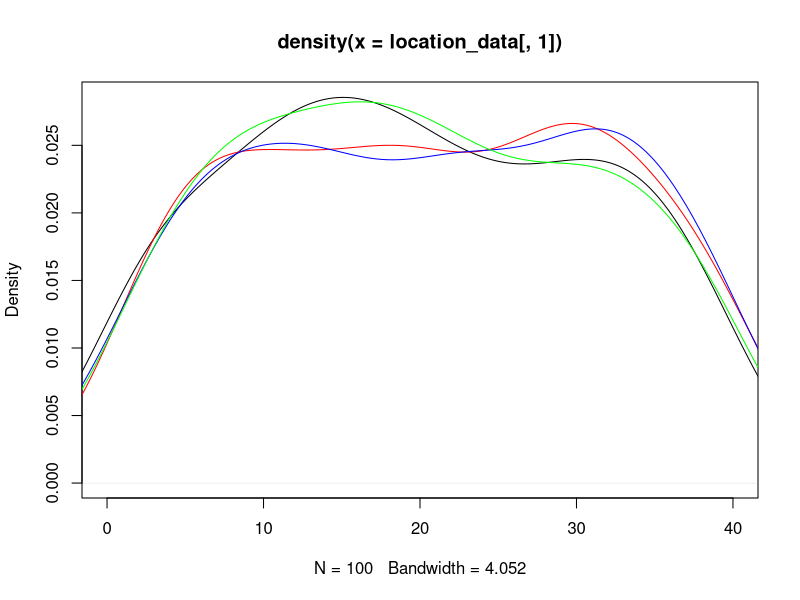
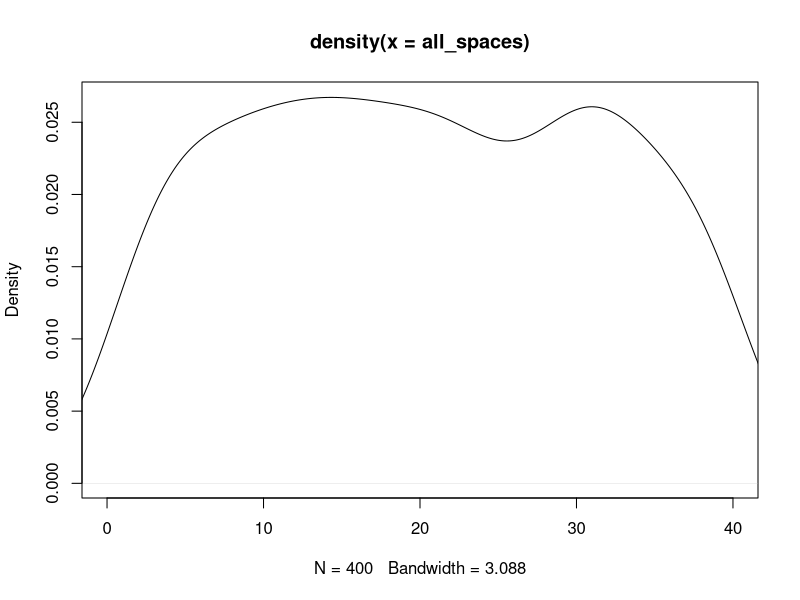
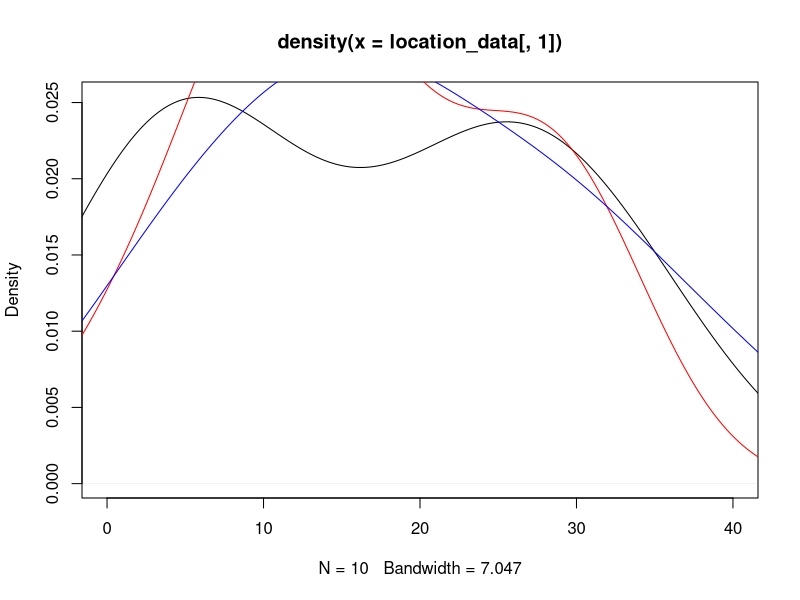
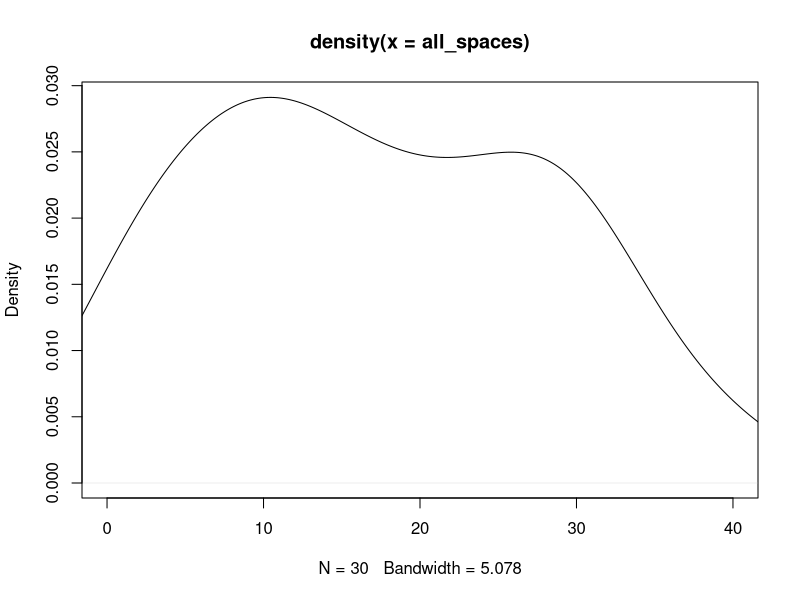

The R source for these figures, in order: (Note: this script raises an error after producing the figures.)
## ---- chunk 1
knitr::opts_chunk$set(echo = TRUE)
## ---- chunk 2
#libraries
library(dplyr)
library(ggplot2)
## ---- chunk 3
#Kayleigh
##LET'S GET MOVING

monopolyBoard <- read.csv("MonopolyBoard.csv", header = T)
monopolyBoard

# Using dice rolls to determine where a player will land on the board
#input: "location"; a number 1-40; where the player is on the board
#output: the amount of spaces the player will move until they are on their new location

#note that this is only accounting for standard dice rolls, no special rules yet...

lets_move = function(location) {
  dice_roll_1 <- sample(1:6, 1, replace = TRUE)
  dice_roll_2 <- sample(1:6, 1, replace = TRUE)
  
  roll_total <- sum(dice_roll_1, dice_roll_2)
  roll_double <- dice_roll_1 == dice_roll_2
  
    location = location + roll_total
    
  if (location <= 40) {
    location = location
  } else {
    location = location - 40
  }
  
  space = monopolyBoard$name[monopolyBoard$spaces == location]
  
  print("You're moving forward...")
  print(roll_total)
  
  print("You're on space...")
  print(location)
  
  #print(space) #This prints out the name of the space that they land on. 
}

#testers
lets_move(1)
lets_move(25)
lets_move(38)
lets_move(40)



#A function to move players around the board and to play Monopoly!
#input: "turns"; the amount of turns we should take
#output: a player's new location on the board

lets_play = function(turns) {
  location = 1
  print("Starting Location: GO!")
  for (i in 1:turns) {
    location = lets_move(location)
  }
  print("You've landed on...")
  return(location)
}



lets_play(10) #tester #in this example if you look at a reference monopoly board and "walk" your way around the board with each move being the number in each output, you'll land on the space on the board corresponding to the final output (when counting "GO" as 1 and/or 40) 

#testers 
#"lets_move" and "lets_play" have both been edited to print out phrases for each roll and move to make it easier to determine how the player is moving. 
#"You're moving forward..." gives the player's roll
#"You're on space..." is the players position after 1 turn/"lets_move"
  # Later try to switch this print statement to the name of the spot that the player is on 
#"You've landed on..." gives the final location after running "lets_play" for "x" turns.
  # Later try to switch this print statement to the name of the spot that the player is on 

lets_play(3)
lets_play(10)

## ---- chunk 4
##DOUBLE DOWN

##WORK IN PROGRESS

#A function using dice rolls to determine how many spaces a player will move with the additional rules for "doubles" in Monopoly
#input: "location"; a number 1-40 where the player is on the board
#outut: the number of spaces the player will move on the board, with the special case of rolling three "doubles" and landing in jail
double_down = function(location) {
  dice_roll_1 <- sample(1:6, 1, replace = TRUE)
  dice_roll_2 <- sample(1:6, 1, replace = TRUE)
  
  roll_total <- sum(dice_roll_1, dice_roll_2)
  roll_double <- dice_roll_1 == dice_roll_2
  
  print("roll was")
  print(roll_total)
    
  if (roll_double) {
    
    dice_roll_3 <- sample(1:6, 1, replace = TRUE)
    dice_roll_4 <- sample(1:6, 1, replace = TRUE)
    
    roll_total_2 <- sum(dice_roll_3, dice_roll_4)
    roll_double_2 <- dice_roll_3 == dice_roll_4
    
    print("roll double was")
    print(roll_total_2)

    
    if (roll_double_2) {
      dice_roll_5 <- sample(1:6, 1, replace = TRUE)
      dice_roll_6 <- sample(1:6, 1, replace = TRUE)
      
      roll_total_3 <- sum(dice_roll_5, dice_roll_6)
      roll_double_3 <- dice_roll_5 == dice_roll_6
      
      print("roll double was")
      print(roll_total_3)
      
      if (roll_double_3) {
        location = 11 #Jail
        print("doubles, doubles, doubles")
        print("You're going to JAIL!")
        
      } else {
        location = location + roll_total + roll_total_2 + roll_total_3
        print("doubles, doubles, not doubles")
        print("You're moving forward...")
        print(roll_total + roll_total_2 + roll_total_3)
      }
    } else {
      location = location + roll_total + roll_total_2
      print("doubles, not doubles")
      print("You're moving forward...")
      print(roll_total+roll_total_2)
    }
  } else {
    location = location + roll_total
    print("no doubles")
    print("You're moving forward...")
    print(roll_total)
  }

    
  if (location <= 40) {
    location = location
  } else {
    location = location - 40
  }

  
  print("You're on space...")
  print(location)
}

double_down(1)
#text out in the function is kinda funky right but it's just to make sure its working right
#In final version switch all dice rolls to sample(1:6,...)

## ---- chunk 5
##CHANCE AND COMMUNITY CHEST CARDS
Card_Numbers <- c(1, 2, 3, 4, 5, 6, 7, 8, 9, 10, 11, 12, 13, 14, 15, 16)

Chance_Cards <- c("Advance to Boardwalk", "Advance to Go (Collect $200)", "Advance to Illinois Avenue. If you pass Go, collect $200", "Advance to St. Charles Place. If you pass Go, collect $200", "Advance to the nearest Railroad. If unowned, you may buy it from the Bank. If owned, pay owner twice the rental to which they are otherwise entitled", "Advance to the nearest Railroad. If unowned, you may buy it from the Bank. If owned, pay owner twice the rental to which they are otherwise entitled", "Advance token to nearest Utility. If unowned, you may buy it from the Bank. If owned, throw dice and pay owner a total ten times amount thrown", "Bank pays you dividend of $50", "Get Out of Jail Free", "Go Back 3 Spaces", "Go to Jail. Go directly to Jail, do not pass Go, do not collect $200", "Make general repairs on all your property. For each house pay $25. For each hotel pay $100", "Speeding fine $15", "Take a trip to Reading Railroad. If you pass Go, collect $200", "You have been elected Chairman of the Board. Pay each player $50", "Your building loan matures. Collect $150")

Chance <- data.frame(Chance_Cards, Card_Numbers)
Chance
##Chance cards to move a player to a new space:
  #1 -> Advance to Boardwalk (space 40)
  #2 -> Advance to Go (space 1)
  #3 -> Advance to Illinois Avenue (space 25)
  #4 -> Advance to St. Charles Place (space 12)
  #5 -> Advance to nearest Railroad (space(s) 6, 16, 26, 36)
  #6 -> Advance to nearest Railraod (space(s) 6, 16, 26, 36)
  #7 -> Advance to nearest Utility (space(s) 13, 29)
  #11 -> Go to Jail (space 11)
  #14 -> Take a trip to Reading Railroad (space 6)

Community_Chest_Cards <- c("Advance to Go (Collect $200)", "Bank error in your favor. Collect $200", "Doctor’s fee. Pay $50", "From sale of stock you get $50", "Get Out of Jail Free", "Go to Jail. Go directly to jail, do not pass Go, do not collect $200", "Holiday fund matures. Receive $100", "Income tax refund. Collect $20", "It is your birthday. Collect $10 from every player", "Life insurance matures. Collect $100", "Pay hospital fees of $100", "Pay school fees of $50", "Receive $25 consultancy fee", "You are assessed for street repair. $40 per house. $115 per hotel", "You have won second prize in a beauty contest. Collect $10", "You inherit $100")

Community_Chest <- data.frame(Community_Chest_Cards, Card_Numbers)
Community_Chest

##Community Chest Cards that move a player to a new space:
  #1 -> Advance to GO (space 1)
  #5 -> Go to Jail (space 11)

## ---- chunk 6
# heidi

#the function "who_goes_first" simulates the initial roll before the game begins in order to determine which player goes first
# input is a number of how many players are going to be playing
# output is the value of each players roll and the player that will start the game based on who had the highest roll
who_goes_first <- function(num_players){
  initial_rolls <- c()
  for (i in 1:num_players) {
    player_i_roll <- sum(sample(1:6, 2, replace=TRUE))
    initial_rolls <- c(initial_rolls, player_i_roll) # vector of every player's roll
    print(paste("Player", i, "rolled", player_i_roll))
  }
  cat("\n")
  if(sum(initial_rolls == max(initial_rolls)) >= 2){
    while (sum(initial_rolls == max(initial_rolls)) >= 2) { # if players tied for highest number
      tied_players <- which(initial_rolls==max(initial_rolls)) # identify which players tied
      print("It's a tie! Roll again")
      cat("\n")
      tie_breaker_rolls <- c()
      for (i in tied_players) { # tied players roll again
       player_i_roll2 <- sum(sample(1:6, 2, replace=TRUE))
       tie_breaker_rolls <- c(tie_breaker_rolls, player_i_roll2)
       print(paste("Player", i, "rolled", player_i_roll2))
      }
      initial_rolls <- tie_breaker_rolls
      highest_roll <- max(tie_breaker_rolls)
      highest_player2 <- tied_players[which(tie_breaker_rolls == highest_roll)]
    }
    cat("\n")
    print(paste("Player", highest_player2, "goes first!"))
  }
  else {
    highest_player <- which.max(initial_rolls) # who rolled the highest number
    print(paste("Player", highest_player, "goes first!"))
  }
}

who_goes_first(4) # test function

## ---- chunk 7
# Olivia
# Website for data: https://stat-jet-asu.github.io/Datasets/InstructorDescriptions/monopoly.html

monopolyBoard <- read.csv("MonopolyBoard.csv", header = T)
head(monopolyBoard)

# This section is for question number 2

# Kayleigh's lets_play function from above incorporating players and density plots
# uses lets_move function from above
# input: turns, # of turns to iterate through; players, number of players (2-4)
# output: density plot with a line for each player's frequency of spaces landed on 
# & density plot for the combined frequency of spaces landed on for all players

lets_play = function(turns, players) {
  location_data <- as.data.frame(matrix(nrow = turns, ncol = players))
  
for (j in 1:players) {
  location = 1
  
  for (i in 1:turns) {
    
    location = lets_move(location)
    location_data[i,j] <- location
    }
  }
  
  # creates density plot of frequency of landing on each space for each player
  plot(density(location_data[,1]), xlim = c(0,40), col = "black")
  
  colors <- c("red", "blue", "green")
  
  for (k in 2:players) {
  lines(density(location_data[,k]), col = colors[k-1]) # adds a density line for each player after the first
  }
  
  # creates density plot for total frequency landing on each space (all players spaces included)
  all_spaces <- as.vector(as.matrix(location_data))
  plot(density(all_spaces), xlim = c(0,40), col = "black")
}
lets_play(100, 4)

## ---- chunk 8
who_goes_first2 <- function(num_players){
  initial_rolls <- c()
  for (i in 1:num_players) {
    player_i_roll <- sum(sample(1:6, 2, replace=TRUE))
    initial_rolls <- c(initial_rolls, player_i_roll) # vector of every player's roll
#    print(paste("Player", i, "rolled", player_i_roll))
  }
  cat("\n")
  if(sum(initial_rolls == max(initial_rolls)) >= 2){
    while (sum(initial_rolls == max(initial_rolls)) >= 2) { # if players tied for highest number
      tied_players <- which(initial_rolls==max(initial_rolls)) # identify which players tied
#      print("It's a tie! Roll again")
#      cat("\n")
      tie_breaker_rolls <- c()
      for (i in tied_players) { # tied players roll again
       player_i_roll2 <- sum(sample(1:6, 2, replace=TRUE))
       tie_breaker_rolls <- c(tie_breaker_rolls, player_i_roll2)
#       print(paste("Player", i, "rolled", player_i_roll2))
      }
      initial_rolls <- tie_breaker_rolls
      highest_roll <- max(tie_breaker_rolls)
      highest_player2 <- tied_players[which(tie_breaker_rolls == highest_roll)]
    }
#    cat("\n")
#    print(paste("Player", highest_player2, "goes first!"))
  }
  else {
    highest_player <- which.max(initial_rolls) # who rolled the highest number
#    print(paste("Player", highest_player, "goes first!"))
#    return(highest_player)
  
    
  # creating player order
  player_order <- length(num_players)
  player_order[1] <- as.integer(highest_player)

 for (j in 2:num_players) {
    
  player_order[j] <- as.integer(player_order[j-1] + 1)
  if (player_order[j] > num_players) {
    player_order[j] <- 1
  }
 }
  print(player_order)
  }
  
  playerlist <- (list(highest_player, player_order))
  return(playerlist)
}

#who_goes_first2(4)

## ---- chunk 9
# Question number 3 -- including jail and double rolls

lets_move2 = function(location) {
  dice_roll_1 <- sample(1:6, 1, replace = TRUE)
  dice_roll_2 <- sample(1:6, 1, replace = TRUE)
  
  roll_total <- sum(dice_roll_1, dice_roll_2)
  roll_double <- dice_roll_1 == dice_roll_2
  
    location = location + roll_total # updates location to be previous location + roll total
    double3 = "false" # double3 is assigned "true" if the player double rolls 3x (as seen in if statement below), otherwise it is assigned "false" 
    
  # first double roll -> roll again
  if (roll_double == TRUE) {
    dice_roll_3 <- sample(1:6, 1, replace = TRUE)
    dice_roll_4 <- sample(1:6, 1, replace = TRUE)
    
    roll_total2 <- sum(dice_roll_3, dice_roll_4)
    roll_double2 <- dice_roll_3 == dice_roll_4
    
    location = location + roll_total2
    double3 = "false"
    
    # if player is at a location past 40, subtract 40 so they go back to the GO space at location "41"
    # this is included in each if statement below so that it applies if player has to roll again
    if (location <= 40) {
      location = location
    } else {
      location = location - 40
    }
     
      # second double roll -> roll again
      if (roll_double2 == TRUE) {
        dice_roll_5 <- sample(1:6, 1, replace = TRUE)
        dice_roll_6 <- sample(1:6, 1, replace = TRUE)
    
        roll_total3 <- sum(dice_roll_5, dice_roll_6)
        roll_double3 <- dice_roll_5 == dice_roll_6
    
        location = location + roll_total3
        double3 = "false"
        
        if (location <= 40) {
          location = location
        } else {
          location = location - 40
        }
        
        # third double roll -> go to jail
          if (roll_double3 == TRUE) {
            location = monopolyBoard$spaces[monopolyBoard$name == "Jail"]
            double3 = "true"
          }
      }
  }  
    
  if (location <= 40) {
    location = location
  } else {
    location = location - 40
  }
  
  listdata <- (list(location, double3)) # creates list for outputs "location" and "double3"
  # if you need to access location from this function, use lets_move2(location)[[1]]
  # if you need to access double3, use lets_move2(double3)[[2]]
  return(listdata)
  
}


# lets_play2 is currently set up to have each player go thru all their turns and then move onto the next player
# probably need to fix this for question 5

## ---- chunk 10

lets_play2 = function(turns, players) {
  
  
  location_data <- as.data.frame(matrix(nrow = turns, ncol = players)) # dataframe will keep data for locations of players for each turn
  double3data <- as.data.frame(matrix(nrow = turns, ncol = players)) # dataframe will say "true" if player double rolled 3x (which lands them in jail) and "false" if they didn't double roll 3x
  
    # puts players in order
    colnames(location_data) <- who_goes_first2(players)[[2]]
  
    location = 1 # each player starts at location 1
    location_data[1,] <- location
    double3 = 0 # initializing "double3" which will be later assigned a "true" or "false" based on if player double rolled 3x
  
    for (i in 2:turns) { # iterates through number of turns
      
        for (j in 1:players) { # rotates through each player
          
        location = lets_move2(location_data[i-1,j])[[1]] # takes location from lets_move2 function and assigns it to location
        location_data[i,j] <- as.integer(location) # puts location value into the dataframe of locations for each player
        double3data[i,j] <- lets_move2(double3)[[2]] # takes "true" or "false" value from double3 and adds it to double3data dataframe
        
      # deals with landing in jail from "go to jail" space and staying there for next 3 turns
      if (31 %in% location_data[i-1,j]) { # if you landed on 31 in the last turn (i-1 turn), you go to jail (space 11) for the ith turn
        location <- 11
        location_data[i,j] <- as.integer(location) # new location is 11
      } else if (11 %in% location_data[i-1,j] & 31 %in% location_data[i-2,j]) { # if you were on space 11 last turn AND you were on space 31 2 turns ago, you stay in jail (space 11) for turn i
        location <- 11
        location_data[i,j] <- as.integer(location)  
      } else if (11 %in% location_data[i-2,j] & 31 %in% location_data[i-3,j]) {
        location <- 11
        location_data[i,j] <- as.integer(location)
      }
        
      # landing in jail from 3x double roll and staying there for next 3 turns
      if (11 %in% location_data[i,j] & "true" %in% double3data[i-1,j]) { # if player's location is 11 (jail) and double3data is"true" (player double rolled 3x), player stays in jail. all 3 if/else if statements keep player in jail for the next 3 turns
        location <- 11
        location_data[i,j] <- as.integer(location)
      } else if (11 %in% location_data[i-1,j] & "true" %in% double3data[i-2,j]) { # 
        location <- 11
        location_data[i,j] <- as.integer(location)
      } else if (11 %in% location_data[i-2,j] & "true" %in% double3data[i-3,j]) {
        location <- 11
        location_data[i,j] <- as.integer(location)
      }
        
    }
  }
  print(location_data)
  
  # creates density plot of frequency of landing on each space for each player
  plot(density(location_data[,1]), xlim = c(0,40), col = "black")
  
  colors <- c("red", "blue", "green")
  
  for (k in 2:players) {
    lines(density(location_data[,k]), col = colors[k-1]) # adds a density line for each player after the first
  }
  
  # creates density plot for total frequency landing on each space (all players spaces included)
  all_spaces <- as.vector(as.matrix(location_data))
  plot(density(all_spaces), xlim = c(0,40), col = "black")
  
}
 
lets_play2(10, 3)

location_data

# how should we go about recording spaces landed on when double rolls occur?

## ---- chunk 11

# Figure out how to have players pay and recieve money from landing on chance and community chest spaces


## ---- chunk 12
#4 - Kayleigh and Maddie 
#Chance - spaces 8, 23, 37
#Community Chest - spaces 3, 18, 34
Chance

Drawing_Chance = function(location) {
  location = location
  draw_card <- sample(1:16, 1, replace = TRUE)
  player_card <- Chance$Chance_Cards[draw_card]
  print(player_card)

  
      if(draw_card == 1) {
        location = 1
      }
      
      if(draw_card == 2) {
        location = 1
      }
      
      if(draw_card == 3) {
        location = 25
      }
  
      if(draw_card == 4){
        location = 12
      }
    
      if(draw_card == 5){
        if(location >= 37 && location <= 5){
              location = 6
            } else {
              if (location >= 6 && location <= 15){
                location = 16
              } else {
                if(location >= 16 && location <= 25){
                  location = 26
                } else {
                  location = 36
                }
              }
            }
    }
  
    if(draw_card == 6){
        if(location >= 37 && location <= 5){
              location = 6
            } else {
              if (location >= 6 && location <= 15){
                location = 16
              } else {
                if(location >= 16 && location <= 25){
                  location = 26
                } else {
                  location = 36
                }
              }
            }
    }
  
    if(draw_card == 7){
        if(location >= 29 && location <= 12){
              location = 13
            } else {
              location = 29
    }
  }
  
    if(draw_card == 11) {
      location = 11
    }
  
    if(draw_card == 14) {
      location = 6
    }
  
    if(draw_card == 10) {
      location = location - 3
    }
  
    location = location
    return(location)
}

Drawing_Chance(8)
Drawing_Chance(23)
Drawing_Chance(37)

Drawing_Community_Chest = function(location) {
  location = location
  draw_card_chest <- sample(1:16, 1, replace = TRUE)
  player_card_chest <- Community_Chest$Community_Chest_Cards[draw_card_chest]
  print(player_card_chest)
  print(location)
  
  if (draw_card_chest == 1) {
    location = 1
  } else {
    if (draw_card_chest == 6) {
    location = 11
    } else {
      location = location
    }
  
  }
  
  location = location 
  return(location)
}

Drawing_Community_Chest(3)
Drawing_Community_Chest(18)
Drawing_Community_Chest(34)

lets_move3 = function(location) {
  dice_roll_1 <- sample(1:6, 1, replace = TRUE)
  dice_roll_2 <- sample(1:6, 1, replace = TRUE)
  
  roll_total <- sum(dice_roll_1, dice_roll_2)
  roll_double <- dice_roll_1 == dice_roll_2
  
    location = location + roll_total
    double3 = "false"
  
  print("your roll total is...")
  print(roll_total)

  if (location <= 40) {
      location = location
  } else {
      location = location - 40
  }
   
  print("your location is...")
  print(location)
  
  if(location == 8 || location == 23 || location == 27) {
    location = Drawing_Chance(location)
    print("your location is...")
    print(location)
  }
  
  if(location == 3 || location == 18 || location == 34) {
    location = Drawing_Community_Chest(location)
    print("your location is...")
    print(location)
  }
    
  # first double roll -> roll again
  if (roll_double == TRUE) {
    dice_roll_3 <- sample(1:6, 1, replace = TRUE)
    dice_roll_4 <- sample(1:6, 1, replace = TRUE)
    
    roll_total2 <- sum(dice_roll_3, dice_roll_4)
    roll_double2 <- dice_roll_3 == dice_roll_4
    
    location = location + roll_total2
    double3 = "false"
    print("1 double")
    
    if (location <= 40) {
      location = location
    } else {
      location = location - 40
    }
    
    
    if(location == 8 || location == 23 || location == 27) {
    location = Drawing_Chance(location)
    }
  
  if(location == 3 || location == 18 || location == 34) {
    location = Drawing_Community_Chest(location)
    }
     
      # second double roll -> roll again
      if (roll_double2 == TRUE) {
        dice_roll_5 <- sample(1:6, 1, replace = TRUE)
        dice_roll_6 <- sample(1:6, 1, replace = TRUE)
    
        roll_total3 <- sum(dice_roll_5, dice_roll_6)
        roll_double3 <- dice_roll_5 == dice_roll_6
    
        location = location + roll_total3
        double3 = "false"
        print("2 doubles")
        
        if (location <= 40) {
          location = location
        } else {
          location = location - 40
        }
        
        if(location == 8 || location == 23 || location == 27) {
          location = Drawing_Chance(location)
        }
  
        if(location == 3 || location == 18 || location == 34) {
          location = Drawing_Community_Chest(location)
         
        }
        
        # third double roll -> go to jail
          if (roll_double3 == TRUE) {
            location = monopolyBoard$spaces[monopolyBoard$name == "Jail"]
            double3 = "true"
            print("three doubles")
          }
      }
  }  
   
  location = location 
  
  print("your location is...")
  print(location)
  listdata <- (list(location, double3))
  return(listdata)
  
}

lets_move3(1)

lets_play3 = function(turns, players) {
  
  location_data <- as.data.frame(matrix(nrow = turns, ncol = players))
  double3data <- as.data.frame(matrix(nrow = turns, ncol = players))
  
  for (j in 1:players) {
    location = 1
    double3 = 0
  
    for (i in 1:turns) {
      
        location = lets_move2(location)[[1]]
        location_data[i,j] <- as.integer(location)
        double3data[i,j] <- lets_move3(double3)[[2]]
        
      # deals with landing in jail from "go to jail" space and staying there for next 3 turns
      if (31 %in% location_data[i-1,j]) { # if you land on 31 (go to jail), next location is in jail (space 11)
        location <- 11
        location_data[i,j] <- as.integer(location)
      } else if (11 %in% location_data[i-1,j] & 31 %in% location_data[i-2,j]) {
        location <- 11
        location_data[i,j] <- as.integer(location)
      } else if (11 %in% location_data[i-2,j] & 31 %in% location_data[i-3,j]) {
        location <- 11
        location_data[i,j] <- as.integer(location)
      }
        
      # landing in jail from 3x double roll and staying there for next 3 turns
      if (11 %in% location_data[i,j] & "true" %in% double3data[i-1,j]) { # "true" means player double rolled 3x -> jail
        location <- 11
        location_data[i,j] <- as.integer(location)
      } else if (11 %in% location_data[i-1,j] & "true" %in% double3data[i-2,j]) { # 
        location <- 11
        location_data[i,j] <- as.integer(location)
      } else if (11 %in% location_data[i-2,j] & "true" %in% double3data[i-3,j]) {
        location <- 11
        location_data[i,j] <- as.integer(location)
      }
        
    }
  }
  #print(location_data)
  
  # creates density plot of frequency of landing on each space for each player
  plot(density(location_data[,1]), xlim = c(0,40), col = "black")
  plot(location_data[,1], xlim= c(0,40), col="black", type="h", xlab="Spaces", ylab="Frequency", main="Frequency of Landing on Each Space for Each Player")
  
  colors <- c("red", "blue", "green")
  
  for (k in 2:players) {
    lines(density(location_data[,k]), col = colors[k-1]) # adds a density line for each player after the first
  }
  
  # creates density plot for total frequency landing on each space (all players spaces included)
  all_spaces <- as.vector(as.matrix(location_data))
  plot(density(all_spaces), xlim = c(0,40), col = "black")
  
}
## ---- chunk 13

#use lets_move2 for freq plot

 
## ---- chunk 14
#hello
dice_roll <- sum(sample(1:6, 2, replace = TRUE))
dice_roll

#Need to figure out how to exchange money between players
Chance_Money <- function(money){
  money = money
  draw_card <- sample(1:16, 1, replace = TRUE)
  player_card <- Chance$Chance_Cards[draw_card]
  print(player_card)
  
  if(draw_card == 2){
    money = money + 200
  }
  
  if(draw_card == 8){
    money = money + 50
  }
  
  if(draw_card == 12){
    if(properties == 5){
      money = money - 125
    }
    if(properties == 6){
      money = money - 150
    }
  }
  
  if(draw_card == 13){
    money = money - 15
  }
  
  if(draw_card == 16){
    money = money + 150
  }
}

#Need to figure out how to exchange money between players
Community_Chest_Money <- function(money){
  money = money
  draw_card <- sample(1:16, 1, replace = TRUE)
  player_card <- Community_Chest$Community_Chest_Cards[draw_card]
  print(player_card)
  
  if(draw_card == 1){
    money = money + 200
  }
  
  if(draw_card == 2){
    money = money + 200
  }
  
  if(draw_card == 3){
    money = money - 50
  }
  
  if(draw_card == 4){
    money = money + 50
  }
  
  if(draw_card == 7){
    money = money + 100
  }
  
  if(draw_card == 8){
    money = money + 20
  }
  
  if(draw_card == 10){
    money = money + 100
  }
  
  if(draw_card == 11){
    money = money - 100
  }
  
  if(draw_card == 12){
    money = money - 50
  }
  
  if(draw_card == 13){
    money = money + 25
  }
  
  if(draw_card == 15){
    money = money + 10
  }
  
  if(draw_card == 16){
    money = money + 100
  }
}

Chance
Community_Chest
## ---- chunk 15
Players <- c("Player 1", "Player 2", "Player 3", "Player 4")
Player_Bank <- c("1250", "1250", "1250", "1250")

The_Players <- data.frame(Players, Player_Bank)
The_Players

monopolyBoard

Property <- c("Mediterranean", "Baltic", "Reading Railroad", "Oriental", "Vermot", "Connecticut", "St. Charles", "Electric Company", "States", "Virginia", "Pennsylvania Railroad", "St. James", "Tennessee", "New York", "Kentucky", "Indiana", "Illinios", "B&O Railroad", "Atlantic", "Ventnor", "Water Works", "Marvin Gardens", "Pacific", "N. Carolina", "Pennsylvania", "Short Line Railroad", "Park Place", "Boardwalk")
Property_Status <- c("Unowned", "Unowned", "Unowned", "Unowned", "Unowned", "Unowned", "Unowned", "Unowned", "Unowned", "Unowned", "Unowned", "Unowned", "Unowned", "Unowned", "Unowned", "Unowned", "Unowned", "Unowned", "Unowned", "Unowned", "Unowned", "Unowned", "Unowned", "Unowned", "Unowned", "Unowned", "Unowned", "Unowned")

The_Properties <- data.frame(Property, Property_Status)
The_Properties

## ---- chunk 16
library(tidyverse)
assigning_properties <- function( ){
  smpl <- sample(1:28, 28, replace = FALSE)
  smpl
  property_order <- data.frame(smpl)
  property_order
}

Owned_Spaces <- sample(1:28, 28, replace = FALSE)
Owned_Spaces
Players <- c("Player 1", "Player 2", "Player 3", "Player 4")
Player_Bank <- c("1250", "1250", "1250", "1250")

The_Players <- data.frame(Players, Player_Bank)
The_Players

The_Players_Owned <- data.frame(Players, Owned_Spaces)
The_Players_Owned <- The_Players_Owned %>% pivot_wider(names_from = Players, values_from = Owned_Spaces)
The_Players_Owned[[1]]
The_Players_Owned[[2]]
The_Players_Owned[[3]]


lets_play3 = function(turns, players) {
  
  location_data <- as.data.frame(matrix(nrow = turns, ncol = players))
  double3data <- as.data.frame(matrix(nrow = turns, ncol = players))
  
  for (j in 1:players) {
    location = 1
    double3 = 0
    
    
    for (i in 1:turns) {
      
        location = lets_move2(location)[[1]]
        location_data[i,j] <- as.integer(location)
        double3data[i,j] <- lets_move3(double3)[[2]]
        
      # deals with landing in jail from "go to jail" space and staying there for next 3 turns
      if (31 %in% location_data[i-1,j]) { # if you land on 31 (go to jail), next location is in jail (space 11)
        location <- 11
        location_data[i,j] <- as.integer(location)
      } else if (11 %in% location_data[i-1,j] & 31 %in% location_data[i-2,j]) {
        location <- 11
        location_data[i,j] <- as.integer(location)
      } else if (11 %in% location_data[i-2,j] & 31 %in% location_data[i-3,j]) {
        location <- 11
        location_data[i,j] <- as.integer(location)
      }
        
      # landing in jail from 3x double roll and staying there for next 3 turns
      if (11 %in% location_data[i,j] & "true" %in% double3data[i-1,j]) { # "true" means player double rolled 3x -> jail
        location <- 11
        location_data[i,j] <- as.integer(location)
      } else if (11 %in% location_data[i-1,j] & "true" %in% double3data[i-2,j]) { # 
        location <- 11
        location_data[i,j] <- as.integer(location)
      } else if (11 %in% location_data[i-2,j] & "true" %in% double3data[i-3,j]) {
        location <- 11
        location_data[i,j] <- as.integer(location)
      }
        
    }
  }
  #print(location_data)
  
  # creates density plot of frequency of landing on each space for each player
  plot(density(location_data[,1]), xlim = c(0,40), col = "black")
  
  colors <- c("red", "blue", "green")
  
  for (k in 2:players) {
    lines(density(location_data[,k]), col = colors[k-1]) # adds a density line for each player after the first
  }
  
  # creates density plot for total frequency landing on each space (all players spaces included)
  all_spaces <- as.vector(as.matrix(location_data))
  plot(density(all_spaces), xlim = c(0,40), col = "black")
  
}
## ---- chunk 17
Players <- c("Player 1", "Player 2", "Player 3", "Player 4")
Player_Bank <- c(1250, 1250, 1250, 1250)
The_Players <- data.frame(Players, Player_Bank)

Property <- c("Mediterranean", "Baltic", "Reading Railroad", "Oriental", "Vermot", "Connecticut", "St. Charles", "Electric Company", "States", "Virginia", "Pennsylvania Railroad", "St. James", "Tennessee", "New York", "Kentucky", "Indiana", "Illinios", "B&O Railroad", "Atlantic", "Ventnor", "Water Works", "Marvin Gardens", "Pacific", "N. Carolina", "Pennsylvania", "Short Line Railroad", "Park Place", "Boardwalk")
Owned_By_Player <- sample(1:4, 28, replace = TRUE)
Space <- c(2, 4, 6, 7, 9, 10, 12, 13, 14, 15, 16, 17, 19, 20, 22, 24, 25, 26, 27, 28, 29, 30, 32, 33, 35, 36, 38, 40)
Property_Statuses <- data.frame(Property, Space, Owned_By_Player)


Updating_Player_Bank <- function(location) {
  if(location == 2 || location == 4 || location == 6 || location == 7 || location == 9 || location == 10 || location == 12 || location == 13 || location == 14 || location == 15 || location == 16 || location == 17 || location == 19 || location == 20 || location == 22 || location == 24 || location == 25 || location == 26 || location == 27 || location == 28 || location == 29 || location == 30 || location == 32 || location == 33 || location == 35 || location == 36 || location == 38 || location == 40){
    location = location
    spot <- which(Property_Statuses$Space == location)
    cost <- which(monopolyBoard$spaces == location)
    player <- Property_Statuses$Owned_By_Player[spot]
    The_Players$Player_Bank[player] <- The_Players$Player_Bank[player] + monopolyBoard$cost[cost]
    The_Players$Player_Bank[player]
  }
}
